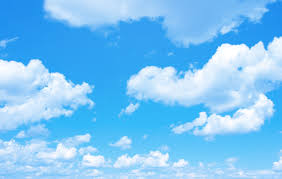
#> input picture Shreyansh_Open_CV/Wallpaper.jpg, 282 x 179 px
$ jupyter execute 'Feature detection.ipynb'
#> lines starting #> are read from the running program, lines starting #| are printed output that depends on the picture
[cell 1]
# Feature detection and description
import numpy as np
import cv2 as cv

# load the image using cv2.imread function in grayscale
img = cv.imread("Wallpaper.jpg",cv.IMREAD_GRAYSCALE)
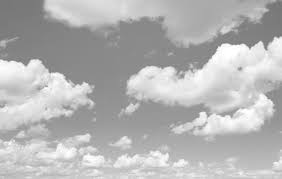
#> img: shape (179, 282); min 111, max 255, mean 181.1

#create ORB object
orb = cv.ORB_create(nfeatures=1500)

# detecting the feature
keypoints, descriptors = orb.detectAndCompute(img, None)
#> keypoints = 393 keypoints; strongest (x, y, size): (249, 47, 31), (203, 113, 37.2), (50, 72, 31), (220, 46, 31)

# it will draw the Keypoints that detect using ORB
img = cv.drawKeypoints(img, keypoints, None)
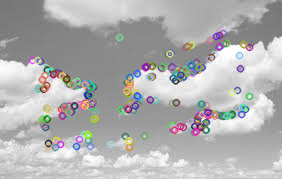
#> img: shape (179, 282, 3); mean of channels 0, 1, 2 176.3, 176.2, 176.3; drawn as B, G, R

#show the image as output
cv.imshow("Image", img)
cv.waitKey(0)
cv.destroyAllWindows()

[cell 2]
# Feature detection , description and Matching using Brout-Force matching method
import cv2 as cv
import numpy as np

img1 = cv.imread("Wallpaper.jpg",cv.IMREAD_GRAYSCALE)
img2 = cv.imread("Wallpaper2.jpg",cv.IMREAD_GRAYSCALE)
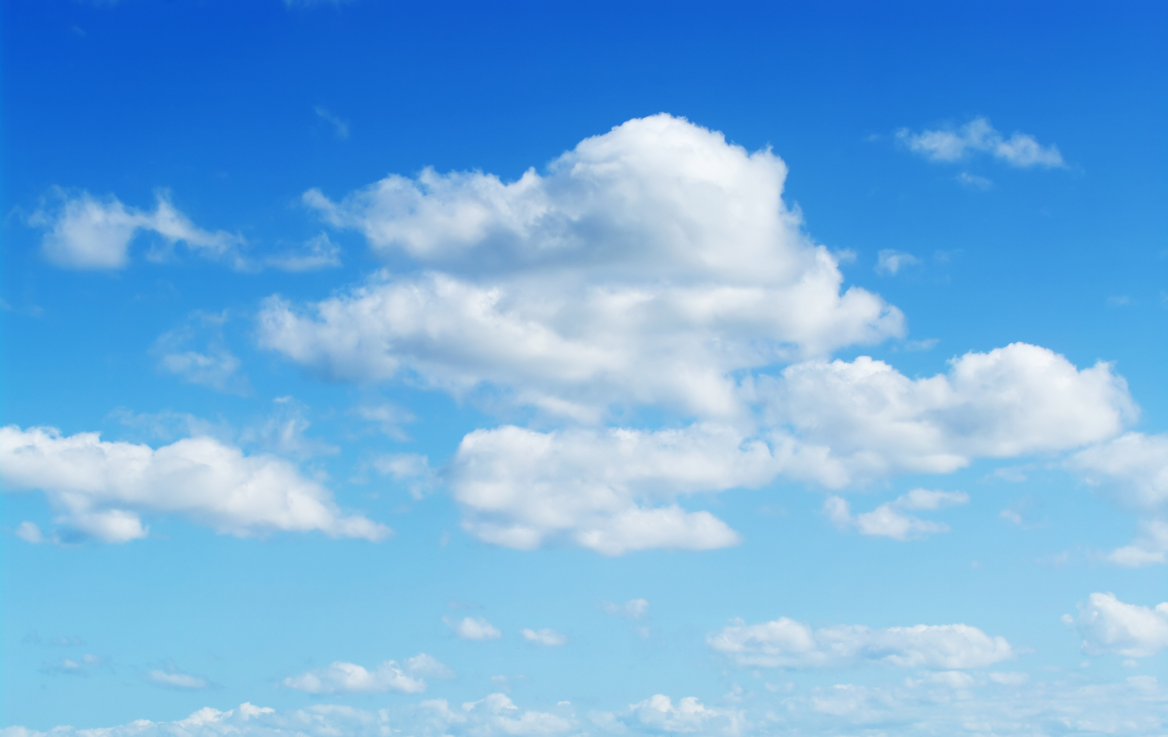
#> input picture Shreyansh_Open_CV/Wallpaper2.jpg, 4672 x 2948 px (shown at 1/4 size)
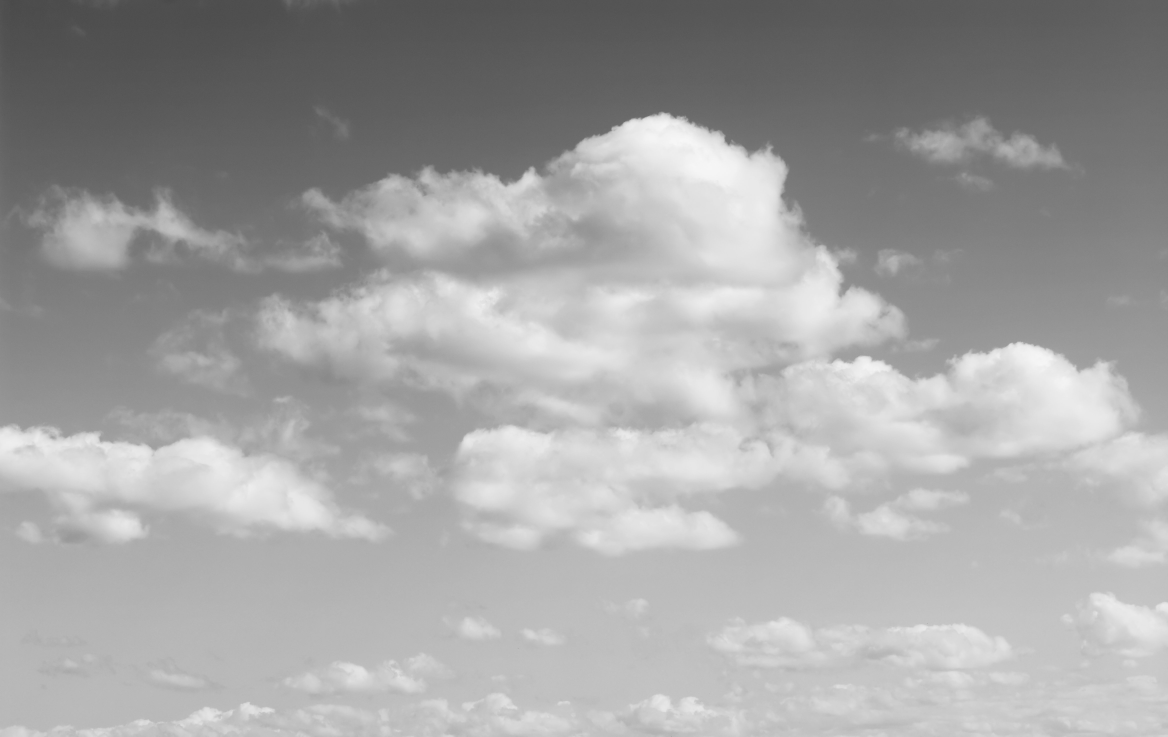
#> img2: shape (2948, 4672) (shown at 1/4 size); min 71, max 248, mean 162.6

# ORB Detector
orb = cv.ORB_create()
kp1, des1 = orb.detectAndCompute(img1, None)
#> kp1 = 337 keypoints; strongest (x, y, size): (249, 47, 31), (203, 113, 37.2), (50, 72, 31), (220, 46, 31)
kp2, des2 = orb.detectAndCompute(img2, None)
#> kp2 = 192 keypoints; strongest (x, y, size): (2480, 502, 111.1), (2759, 484, 111.1), (2913, 573, 111.1), (2565, 475, 64.3)

#Brute Force Matching
bf = cv.BFMatcher(cv.NORM_HAMMING, crossCheck = True)
matches = bf.match(des1,des2)
#> matches = 33 matches
matches = sorted(matches,key = lambda x:x.distance)

# Draw the macthing features
matchesing_result = cv.drawMatches(img1, kp1, img2, kp2, matches[:50], None,flags=2)
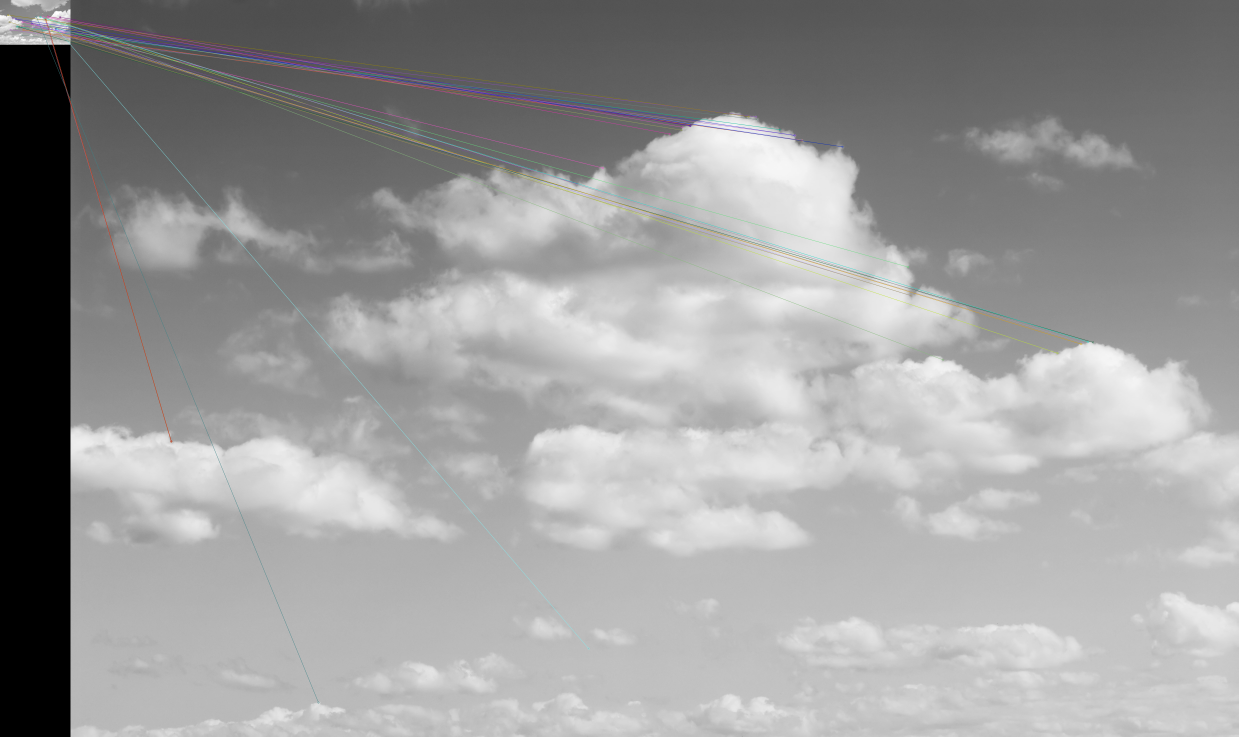
#> matchesing_result: shape (2948, 4954, 3) (shown at 1/4 size); mean of channels 0, 1, 2 154.1, 154, 154.1; drawn as B, G, R

# Display the Output
cv.imshow("Img1",img1)
cv.imshow("Img2",img2)
cv.imshow("Result",matchesing_result)
cv.waitKey(0)
cv.destroyAllWindows()
